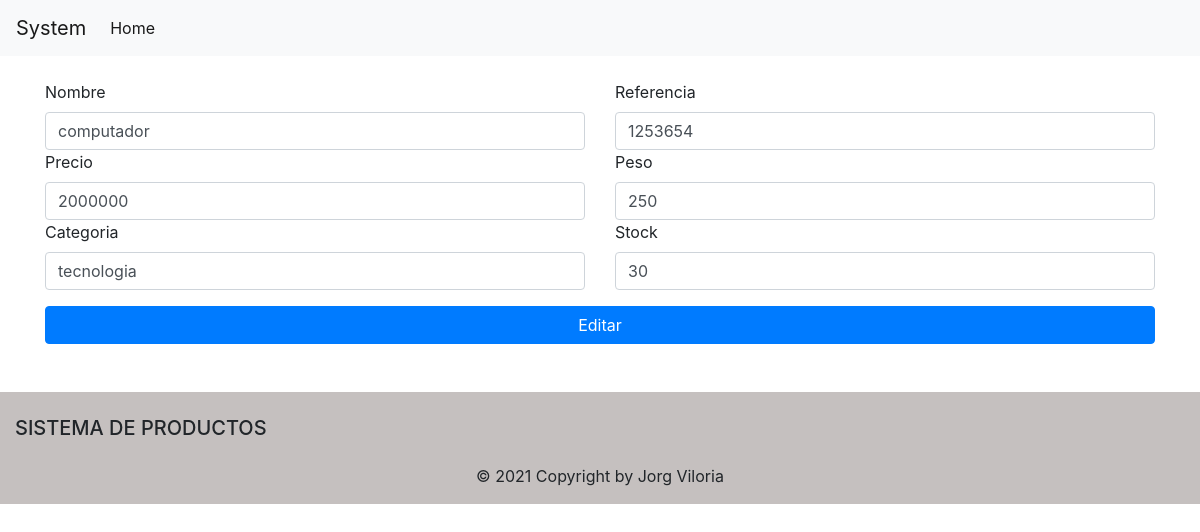
Page /update/4 on the committed database.
### tables this page shows
CREATE TABLE `productos` (
  `id` int(10) NOT NULL,
  `nombre` varchar(30) NOT NULL,
  `referencia` varchar(30) NOT NULL,
  `precio` int(11) NOT NULL,
  `peso` int(11) NOT NULL,
  `categoria` varchar(30) NOT NULL,
  `stock` int(10) NOT NULL,
  `fecha_creacion` date NOT NULL,
  `fecha_venta` varchar(200) NOT NULL
);

### libs/views.php (called while the page is built, shortened)
<?php
 class views
 {
 	function render($nombre){
 		require 'views/'.$nombre.'.php';
 	}
 }
 ?>

### controllers/products.php (called while the page is built, shortened)
<?php
class products extends controllers
{
    public function update($id)
    {
        $show_user = $this->model->edit($id);
        $this->views->products = $show_user;
        $this->views->render('products/edit');
    }
}

### index.php (called while the page is built, shortened)
<?php
require_once 'libs/controllers.php';
require_once 'libs/views.php';
$app = new App();

### models/productsmodel.php (called while the page is built, shortened)
<?php
class productsModel extends models
{
    public function edit($id)
    {
        $item =  new product();
        $query = $this->db->conexion()->prepare("SELECT * FROM productos WHERE id=:id");
        try {
            $query->execute(['id' => $id]);
            while ($row = $query->fetch()) {
                $item->id = $row['id'];
                $item->nombre = $row['nombre'];
                $item->referencia = $row['referencia'];
                $item->precio = $row['precio'];
                $item->peso = $row['peso'];
                $item->categoria = $row['categoria'];
                $item->stock = $row['stock'];
                $item->fecha_creacion = $row['fecha_creacion'];
                $item->fecha_venta = $row['fecha_venta'];
            }
            return $item;
        } catch (PDOException $e) {
            return null;
        }
    }
}

### libs/bd.php (called while the page is built, shortened)
<?php
class BaseDatos
{
	private $host;
	private $db;
	private $user;
	private $password;
	public function __construct(){
		$this->host = constant('HOST');
		$this->db = constant('DB');
		$this->user = constant('USER');
		$this->password = constant('PASSWORD');
		$this->charset = constant('CHARSET');
	}
	function conexion(){
		try {$conexion="mysql:host=".$this->host.";dbname=".$this->db.";charset=".$this->charset;
			$options = [
				PDO::ATTR_ERRMODE           => PDO::ERRMODE_EXCEPTION,
				PDO::ATTR_EMULATE_PREPARES  => false,
			];
			$pdo = new PDO($conexion,$this->user,$this->password,$options);
			return $pdo;
		} catch (PDOException $e) {
			print_r('Error conexion: '.$e->getMessage());
		}
	}
}

### libs/controllers.php (called while the page is built, shortened)
<?php
class controllers
{
	function loadModel($model){
		$url = "models/".$model."model.php";
		if (file_exists($url)) {
			$this->model = new $modelName();
		}
	}
}
 ?>

### views/products/edit.php (the view, shortened to what this page needs)
<!DOCTYPE html>
<html>
<head>
    <link rel="stylesheet" href="https://maxcdn.bootstrapcdn.com/bootstrap/4.0.0/css/bootstrap.min.css"
>
</head>
<body>
    <?php require 'views/menu.php'; ?>
    <div class="container">
        <form action="http://localhost:8083/products/editarProducto/<?php echo $this->products->id; ?>" method="post"
            enctype="multipart/form-data">
            <div class="form-group">
                <div class="row">
                    <div class=" col-xs-12 col-sm-2  col-md-6">
                        <label for="nombre">Nombre</label>
                        <input type="text" class="form-control" name="nombre"
                            value="<?php echo $this->products->nombre; ?>" placeholder="Ingrese nombre de producto">
                    </div>
                    <div class=" col-xs-12 col-sm-2  col-md-6">
                        <label for="referencia">Referencia</label>
                        <input type="text" name="referencia" value="<?php echo $this->products->referencia; ?>"
                            class="form-control">
                    </div>
                    <div class=" col-xs-12 col-sm-2  col-md-6">
                        <label for="precio">Precio</label>
                        <input type="number" name="precio" value="<?php echo $this->products->precio; ?>"
                            class="form-control">
                    </div>
                    <div class=" col-xs-12 col-sm-2  col-md-6">
                        <label for="peso">Peso</label>
                        <input type="number" name="peso" value="<?php echo $this->products->peso; ?>"
                            class="form-control">
                    </div>
                    <div class=" col-xs-12 col-sm-2  col-md-6">
                        <label for="categoria">Categoria</label>
                        <input type="text" name="categoria" value="<?php echo $this->products->categoria; ?>"
                            class="form-control">
                    </div>
                    <div class=" col-xs-12 col-sm-2  col-md-6">
                        <label for="stock">Stock</label>
                        <input type="number" class="form-control" name="stock"
                            value="<?php echo $this->products->stock; ?>" placeholder="Digita Stock">
                    </div>
                    <br>
                </div>
            </div>
            <div class="row">
                <div class=" col-xs-12 col-sm-12  col-md-12">
                    <button type="submit" class="btn btn-primary btn-block">Editar</button>
                </div>
            </div>
    </div>
    <?php require 'views/footer.php'; ?>
</body>
</html>

### rows in the picture
productos: nombre "computador", referencia "1253654", precio "2000000", peso "250", categoria "tecnologia", stock "30"
